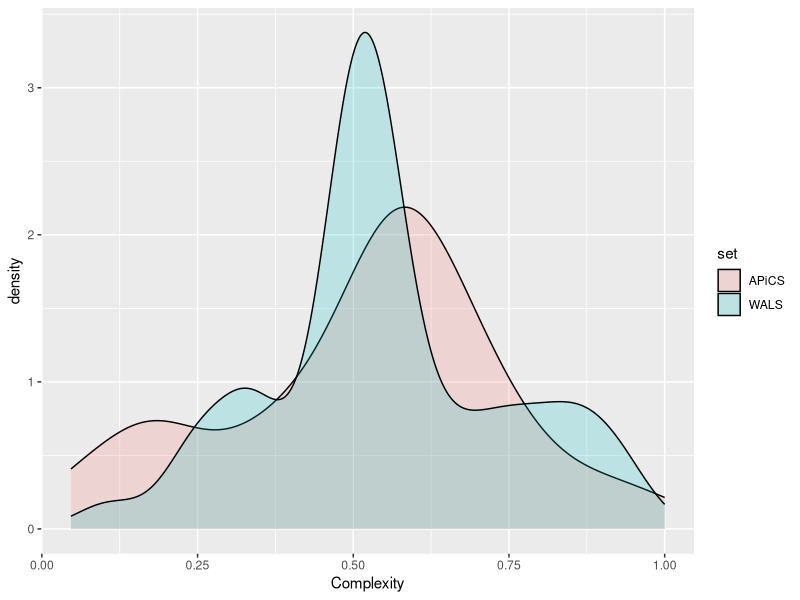
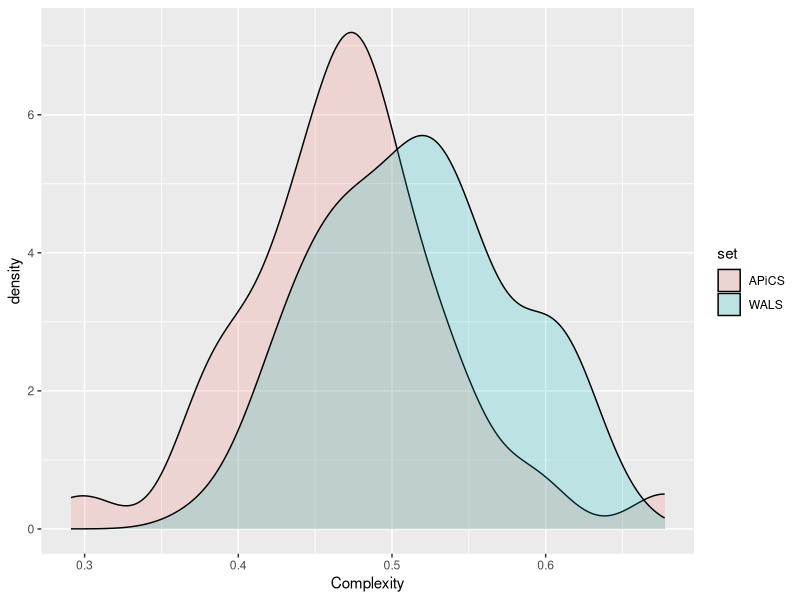
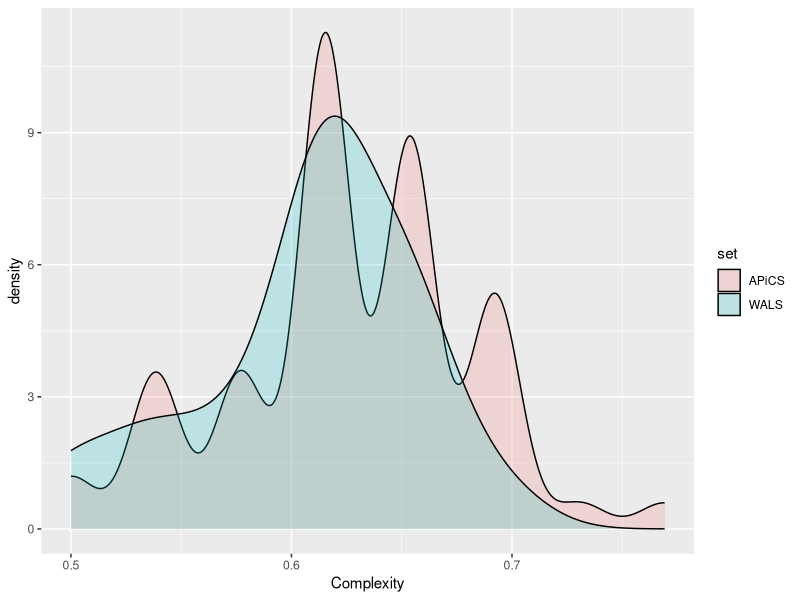

R code for these plots, in order:
library(ggplot2)
library(plyr)
apicsFeatCompAvgs <- c( 0.666666666667,0.131578947368,0.558441558442,0.570512820513,0.315789473684,0.713333333333,0.64,0.1625,0.626582278481,0.519230769231,0.202702702703,0.530769230769,0.194444444444,0.717948717949,0.552631578947,0.16,1.0,0.910256410256,0.565789473684,0.572463768116,0.597402597403,0.881578947368,0.473684210526,0.771186440678,0.333333333333,0.623376623377,0.633333333333,0.525974025974,0.452736318408,0.6328125,0.746753246753,0.360759493671,0.689393939394,0.791139240506,0.546835443038,0.0466666666667,0.0526315789474,0.449367088608,0.394666666667,0.236842105263,0.568493150685,0.587837837838,0.651315789474,0.412280701754,0.519736842105 )
walsFeatCompAvgs <- c( 0.682724252492,0.329824561404,0.538461538462,0.55291005291,0.507735583685,0.815235008104,0.88198757764,0.243386243386,0.478225806452,0.482176360225,0.333965844402,0.551768766178,0.532536520584,0.644278606965,0.512763596004,0.10736196319,0.943674176776,0.862745098039,0.318352059925,0.515060240964,0.564449064449,0.919472913616,0.354651162791,0.779914529915,0.771717171717,0.507337526205,0.552380952381,0.511814345992,0.48309178744,0.579439252336,0.848445595855,0.478813559322,0.720238095238,0.726683937824,0.5264604811,0.366120218579,0.2525,0.479558462796,0.493162393162,0.243523316062,0.531553398058,0.524734982332,0.631147540984,0.548333333333,0.470909090909 )
apicsFeatCompAvgsDF = as.data.frame(apicsFeatCompAvgs)
walsFeatCompAvgsDF = as.data.frame(walsFeatCompAvgs)
apicsFeatCompAvgsDF$set = "APiCS"
walsFeatCompAvgsDF$set = "WALS"
apicsFeatCompAvgsDF = rename(apicsFeatCompAvgsDF, c("apicsFeatCompAvgs" = "Complexity"))
walsFeatCompAvgsDF = rename(walsFeatCompAvgsDF, c("walsFeatCompAvgs" = "Complexity"))
awFeat = rbind(apicsFeatCompAvgsDF,walsFeatCompAvgsDF)
distPlot = ggplot(awFeat, aes(Complexity, fill=set)) + geom_density(alpha=0.2)
ggsave("/Users/jcgood/gitrepos/complexity/featDistr.pdf", plot=distPlot)
alangcompPar <- c( 0.467741935484,0.378125,0.44623655914,0.462222222222,0.552083333333,0.413978494624,0.478125,0.405208333333,0.46875,0.5,0.429032258065,0.44623655914,0.433333333333,0.440860215054,0.451111111111,0.438888888889,0.6,0.677419354839,0.465517241379,0.446875,0.433333333333,0.494623655914,0.405376344086,0.525287356322,0.433333333333,0.436458333333,0.441666666667,0.5,0.390322580645,0.552688172043,0.484375,0.446428571429,0.408602150538,0.494623655914,0.59247311828,0.476041666667,0.46875,0.488541666667,0.532291666667,0.510752688172,0.546875,0.53125,0.545161290323,0.583333333333,0.477777777778,0.305747126437,0.373563218391,0.369791666667,0.495833333333,0.468817204301,0.483870967742,0.483870967742,0.466666666667,0.475,0.41935483871,0.510416666667,0.398888888889,0.510416666667,0.466666666667,0.477419354839,0.380952380952,0.529761904762,0.478494623656,0.509375,0.478125,0.390322580645,0.376666666667,0.472043010753,0.291111111111,0.677419354839,0.515625,0.471875,0.5125 )
wlangcompPar <- c( 0.614102564103,0.588888888889,0.6125,0.493333333333,0.521428571429,0.5,0.505208333333,0.496296296296,0.625806451613,0.479310344828,0.566666666667,0.56,0.414102564103,0.562365591398,0.429032258065,0.451282051282,0.614444444444,0.551724137931,0.546875,0.478125,0.601075268817,0.509195402299,0.535714285714,0.529487179487,0.423076923077,0.378205128205,0.524691358025,0.472619047619,0.483950617284,0.522988505747,0.411904761905,0.604597701149,0.423076923077,0.535714285714,0.547435897436,0.445977011494,0.46,0.454022988506,0.419230769231,0.472619047619,0.611827956989,0.515555555556,0.49375,0.455555555556,0.602222222222,0.547311827957,0.445555555556,0.478125,0.512820512821,0.523958333333,0.483333333333,0.528395061728,0.577380952381,0.516129032258,0.446428571429,0.524358974359,0.502469135802,0.520238095238,0.442528735632,0.596774193548,0.55119047619,0.622222222222,0.549462365591,0.47,0.541111111111,0.582716049383,0.47037037037,0.450574712644,0.644444444444 )
alangcompSyn <- c( 0.653846153846,0.576923076923,0.730769230769,0.653846153846,0.653846153846,0.615384615385,0.538461538462,0.615384615385,0.576923076923,0.615384615385,0.692307692308,0.615384615385,0.538461538462,0.692307692308,0.5,0.615384615385,0.615384615385,0.692307692308,0.615384615385,0.615384615385,0.692307692308,0.615384615385,0.653846153846,0.653846153846,0.5,0.538461538462,0.576923076923,0.615384615385,0.653846153846,0.653846153846,0.692307692308,0.653846153846,0.576923076923,0.692307692308,0.615384615385,0.615384615385,0.615384615385,0.538461538462,0.692307692308,0.653846153846,0.653846153846,0.615384615385,0.653846153846,0.653846153846,0.576923076923,0.615384615385,0.653846153846,0.769230769231,0.538461538462,0.692307692308,0.615384615385,0.615384615385,0.692307692308,0.653846153846,0.653846153846,0.576923076923,0.615384615385,0.615384615385,0.538461538462 )
wlangcompSyn <- c( 0.615384615385,0.615384615385,0.615384615385,0.5,0.615384615385,0.576923076923,0.615384615385,0.653846153846,0.615384615385,0.692307692308,0.615384615385,0.653846153846,0.538461538462,0.5,0.538461538462,0.538461538462,0.615384615385,0.653846153846,0.5,0.615384615385,0.538461538462,0.615384615385,0.653846153846,0.653846153846,0.653846153846,0.615384615385,0.653846153846,0.653846153846,0.615384615385,0.615384615385,0.653846153846,0.576923076923,0.576923076923,0.576923076923,0.615384615385,0.692307692308,0.653846153846,0.615384615385,0.615384615385,0.615384615385 )
alangcompParDF = as.data.frame(alangcompPar)
wlangcompParDF = as.data.frame(wlangcompPar)
alangcompSynDF = as.data.frame(alangcompSyn)
wlangcompSynDF = as.data.frame(wlangcompSyn)
alangcompParDF$set = "APiCS"
alangcompSynDF$set = "APiCS"
wlangcompParDF$set = "WALS"
wlangcompSynDF$set = "WALS"
alangcompParDF = rename(alangcompParDF, c("alangcompPar" = "Complexity"))
alangcompSynDF = rename(alangcompSynDF, c("alangcompSyn" = "Complexity"))
wlangcompParDF = rename(wlangcompParDF, c("wlangcompPar" = "Complexity"))
wlangcompSynDF = rename(wlangcompSynDF, c("wlangcompSyn" = "Complexity"))
awPar = rbind(alangcompParDF,wlangcompParDF)
awSyn = rbind(alangcompSynDF,wlangcompSynDF)
parPlot = ggplot(awPar, aes(Complexity, fill=set)) + geom_density(alpha=0.2)
synPlot = ggplot(awSyn, aes(Complexity, fill=set)) + geom_density(alpha=0.2)
ggsave("/Users/jcgood/gitrepos/complexity/parDistr.pdf", plot=parPlot)
ggsave("/Users/jcgood/gitrepos/complexity/synDistr.pdf", plot=synPlot)
